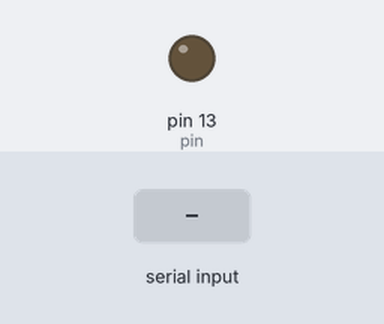
The sketch below on a simulated Arduino Uno, built with avr-gcc and run on an emulated ATmega328P. On the bench: output pins drawn as LEDs (lit = HIGH). The test bench sets the inputs (shaded band).

Above: at 1.2 s.
1.3 s: "ON" received over Serial
At 2.8 s:
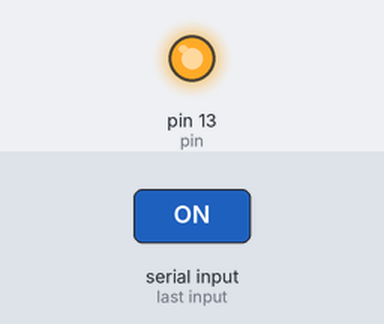
3.8 s: "OFF" received over Serial
At 5.9 s:
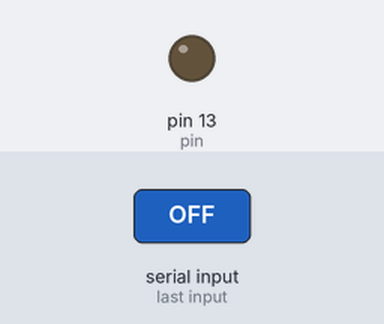
Timing chart, 0 to 7.4 s (numbered marks = the images above; inputs shaded):
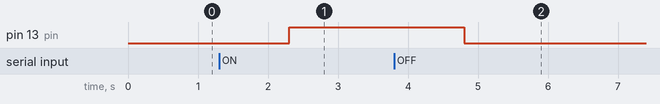

Measured:
- after the input at 1.3 s, pin 13 (pin): LOW → HIGH after 1.0 s
- after the input at 3.8 s, pin 13 (pin): HIGH → LOW after 1.0 s

The sketch:

serialSwitchLed.ino
```cpp
int pin = 13;
String setupLed = "";
void setup()
{
  Serial.begin(9600);
  pinMode(pin, OUTPUT);
}
void loop()
{
  if (Serial.available() > 0)
  {
    setupLed = Serial.readString();
    setupLed.trim();
  }

  if (setupLed == "ON")
  {digitalWrite(pin, HIGH);
    } else if (setupLed == "OFF"){
      digitalWrite(pin, LOW);
    }
  }
```
